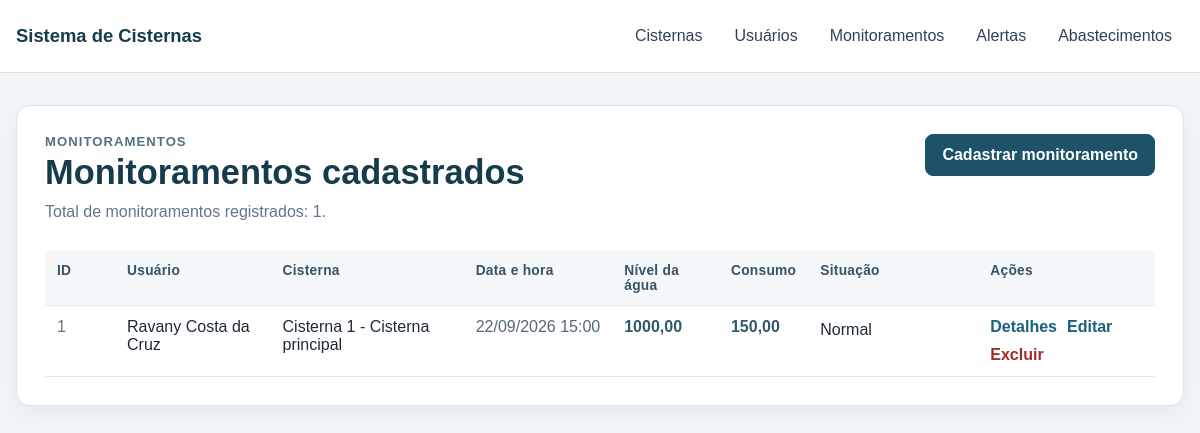
Screenshot of /monitoramentos/ with the database file from the repository.
### cisternas/models.py (models this page shows, shortened)
class Monitoramento(models.Model):
    usuario = models.ForeignKey(
        Usuario,
        on_delete=models.CASCADE,
        related_name="monitoramentos",
    )
    cisterna = models.ForeignKey(
        Cisterna,
        on_delete=models.CASCADE,
        related_name="monitoramentos",
    )
    dataHora = models.DateTimeField()
    nivelAgua = models.DecimalField(
        max_digits=12,
        decimal_places=2,
        validators=[
            MinValueValidator(Decimal("0")),
        ],
    )
    consumo = models.DecimalField(
        max_digits=12,
        decimal_places=2,
        validators=[
            MinValueValidator(Decimal("0")),
        ],
    )
    situacao = models.CharField(max_length=255)
    class Meta:
        ordering = ("-dataHora", "-id")

class Usuario(User):
    nome = models.CharField(max_length=255)
    cpf = models.CharField(max_length=11, unique=True)
    class Meta:
        ordering = ("nome", "username")

class Cisterna(models.Model):
    usuario = models.ForeignKey(
        Usuario,
        on_delete=models.CASCADE,
        related_name="cisternas",
    )
    latitude = models.DecimalField(
        max_digits=10,
        decimal_places=7,
        validators=[
            MinValueValidator(Decimal("-90")),
            MaxValueValidator(Decimal("90")),
        ],
    )
    longitude = models.DecimalField(
        max_digits=10,
        decimal_places=7,
        validators=[
            MinValueValidator(Decimal("-180")),
            MaxValueValidator(Decimal("180")),
        ],
    )
    capacidade = models.DecimalField(
        max_digits=12,
        decimal_places=2,
        validators=[
            MinValueValidator(Decimal("0.01")),
        ],
    )
    descricao = models.CharField(max_length=255)
    status = models.CharField(max_length=20)
    class Meta:
        ordering = ("id",)

### cisternas/views.py (the view)
def monitoramento_listar(request):
    monitoramentos = Monitoramento.objects.select_related(
        "usuario",
        "cisterna",
    ).all()
    contexto = {
        "titulo_pagina": "Monitoramentos cadastrados",
        "monitoramentos": monitoramentos,
        "quantidade_monitoramentos": monitoramentos.count(),
    }
    return render(
        request,
        "monitoramento/listar.html",
        contexto,
    )

### cisternas/templates/monitoramento/listar.html (shortened to what this page needs)
{% extends "cisternas/base.html" %}
{% load static %}
{% block extra_head %}
<link
    rel="stylesheet"
    href="{% static 'cisternas/css/usuario_monitoramento.css' %}"
>
{% endblock %}
{% block content %}
<section class="painel">
    <div class="pagina-topo">
        <div>
            <p class="pagina-sobre">Monitoramentos</p>
            <h1>{{ titulo_pagina }}</h1>
            <p class="pagina-descricao">
                Total de monitoramentos registrados:
                {{ quantidade_monitoramentos }}.
            </p>
        </div>
        <a
            class="botao botao-primario"
            href="{% url 'monitoramento_criar' %}"
        >
            Cadastrar monitoramento
        </a>
    </div>
        <div class="tabela-container">
            <table class="tabela-dados tabela-monitoramentos">
                <thead>
                    <tr>
                        <th>ID</th>
                        <th>Usuário</th>
                        <th>Cisterna</th>
                        <th>Data e hora</th>
                        <th>Nível da água</th>
                        <th>Consumo</th>
                        <th>Situação</th>
 <th>Ações</th>
 </tr>
 </thead>
 <tbody>
 {% for monitoramento in monitoramentos %}
 <tr>
 <td>
 {{ monitoramento.id }}
 </td>
 <td>
 {{ monitoramento.usuario.nome }}
 </td>
 <td>
 Cisterna {{ monitoramento.cisterna.id }}
 - {{ monitoramento.cisterna.descricao }}
 </td>
 <td>
 <span class="data-registro">
 {{ monitoramento.dataHora|date:"d/m/Y H:i" }}
 </span>
 </td>
 <td>
 <span class="valor-medida">
 {{ monitoramento.nivelAgua }}
 </span>
 </td>
 <td>
 <span class="valor-medida">
 {{ monitoramento.consumo }}
 </span>
 </td>
 <td>
 <span class="situacao-monitoramento">
 {{ monitoramento.situacao }}
 </span>
 </td>
 <td>
 <div class="acoes-tabela">
 <a class="link-tabela" href="{% url 'monitoramento_detalhar' monitoramento.pk %}">Detalhes</a>
 <a class="link-tabela" href="{% url 'monitoramento_editar' monitoramento.pk %}">Editar</a>
 <a class="link-perigo" href="{% url 'monitoramento_excluir' monitoramento.pk %}">Excluir</a>
 </div>
 </td>
 </tr>
 {% endfor %}
 </tbody>
 </table>
 </div>
</section>
{% endblock %}

### cisternas/static/cisternas/css/base.css (style rules this page uses)
* { box-sizing: border-box; }
:root { font-family: Arial, Helvetica, sans-serif; color: #1f2937; background: #f3f6f8; }
body { margin: 0; min-height: 100vh; background: #f3f6f8; }
button, a { -webkit-tap-highlight-color: transparent; }
.painel { padding: 28px; border: 1px solid #dbe4e9; border-radius: 14px; background: #ffffff; box-shadow: 0 8px 26px rgba(15, 23, 42, 0.06); }
.pagina-topo { margin-bottom: 26px; display: flex; align-items: flex-start; justify-content: space-between; gap: 24px; }
.pagina-topo h1 { margin: 4px 0 8px; color: #163b4c; font-size: clamp(1.65rem, 3vw, 2.15rem); }
.pagina-sobre { margin: 0; color: #527286; font-size: 0.82rem; font-weight: 700; letter-spacing: 0.08em; text-transform: uppercase; }
.pagina-descricao { max-width: 720px; margin: 0; color: #64748b; line-height: 1.55; }
.botao { min-height: 42px; padding: 10px 16px; border: 1px solid transparent; border-radius: 8px; display: inline-flex; align-items: center; justify-content: center; gap: 8px; cursor: pointer; font-weight: 700; text-decoration: none; }
.botao-primario { border-color: #1d5269; background: #1d5269; color: #ffffff; }
.tabela-container { width: 100%; overflow-x: auto; }
.tabela-dados { width: 100%; border-collapse: collapse; min-width: 760px; }
.tabela-dados th, .tabela-dados td { padding: 12px; border-bottom: 1px solid #e4eaee; text-align: left; vertical-align: top; }
.tabela-dados th { background: #f5f8fa; color: #395364; font-size: 0.86rem; letter-spacing: 0.02em; }
.link-tabela { color: #1b607e; font-weight: 700; text-decoration: none; }
.acoes-tabela { display: flex; flex-wrap: wrap; gap: 10px; }
.link-perigo { color: #a12b2b; font-weight: 700; text-decoration: none; }

### cisternas/static/cisternas/css/usuario_monitoramento.css (style rules this page uses)
.valor-medida { white-space: nowrap; font-variant-numeric: tabular-nums; font-weight: 700; color: #31596c; }
.situacao-monitoramento { min-width: 150px; line-height: 1.45; }
.data-registro { white-space: nowrap; color: #526975; font-variant-numeric: tabular-nums; }
.tabela-usuarios td:nth-child(1), .tabela-monitoramentos td:nth-child(1) { width: 70px; color: #637782; }
.tabela-monitoramentos td:nth-child(4) { min-width: 145px; }
.tabela-monitoramentos td:nth-child(7) { min-width: 170px; }

### rows the page displays
Monitoramento: id "1", usuario.nome "Ravany Costa da Cruz", cisterna.id "1", cisterna.descricao "Cisterna principal", dataHora "22/09/2026 15:00", nivelAgua "1000,00", consumo "150,00", situacao "Normal"

### other values shown
{{ titulo_pagina }} "Monitoramentos cadastrados"
{{ quantidade_monitoramentos }} "1"
